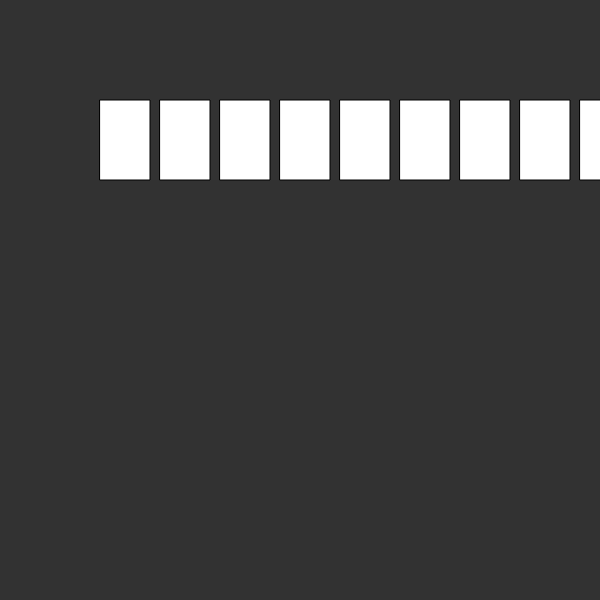
Frame 1 (no input)
Frame 60 (no input): identical to frame 1, image omitted
Frame 120 (the mouse pressed at the canvas centre since frame 60): identical to frame 1, image omitted

The p5.js sketch that drew this single still picture (run headless with seeded random() and noise() and a simulated clock; from frame 60 on, the mouse is pressed at the canvas centre):

// p5.js sketch
// ── sketch.js
var button = {
  w: 50,
  h: 80,
  gap: 10
};

function setup() {
  createCanvas(600, 600);
}

function draw() {
  background(50);
  var startX = 100;
  var startY = 100;
  var howManyButtons = 100;
  for (var i = 0; i < howManyButtons; i++) {

    // update values first
    var posX = startX + (button.w + button.gap) * i;
    var posY = startY;

    // and check
    if (mouseX > posX && mouseX < posX + button.w &&
      mouseY > posY && mouseY < posY + button.h
    ) {
      if (mouseIsPressed) {
        fill(255,0,0);
      } else {
        fill(255, 255, 0);
      }
    } else {
      fill(255);
    }

    // and then use
    rect(posX, posY, button.w, button.h);
  }







}
